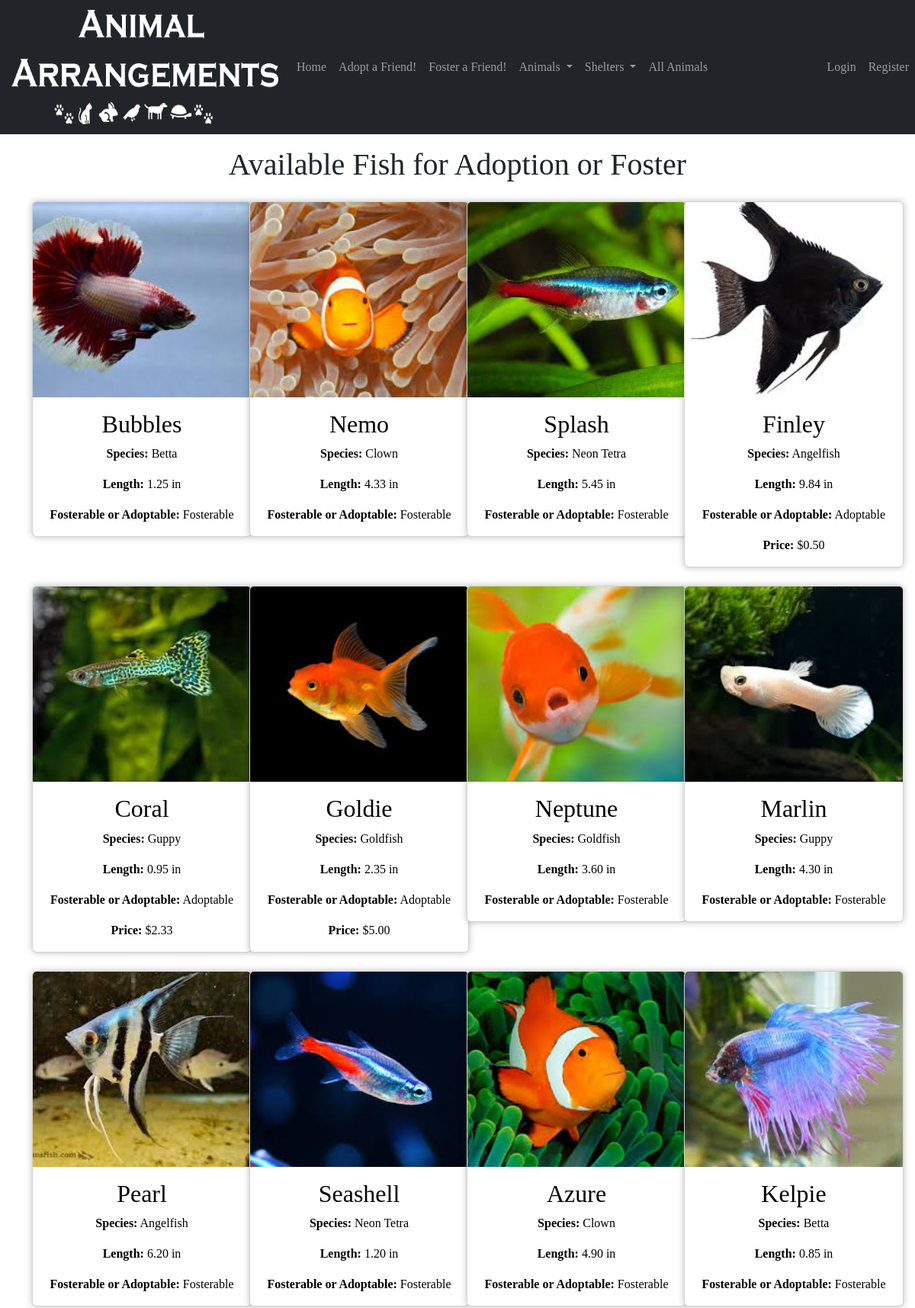
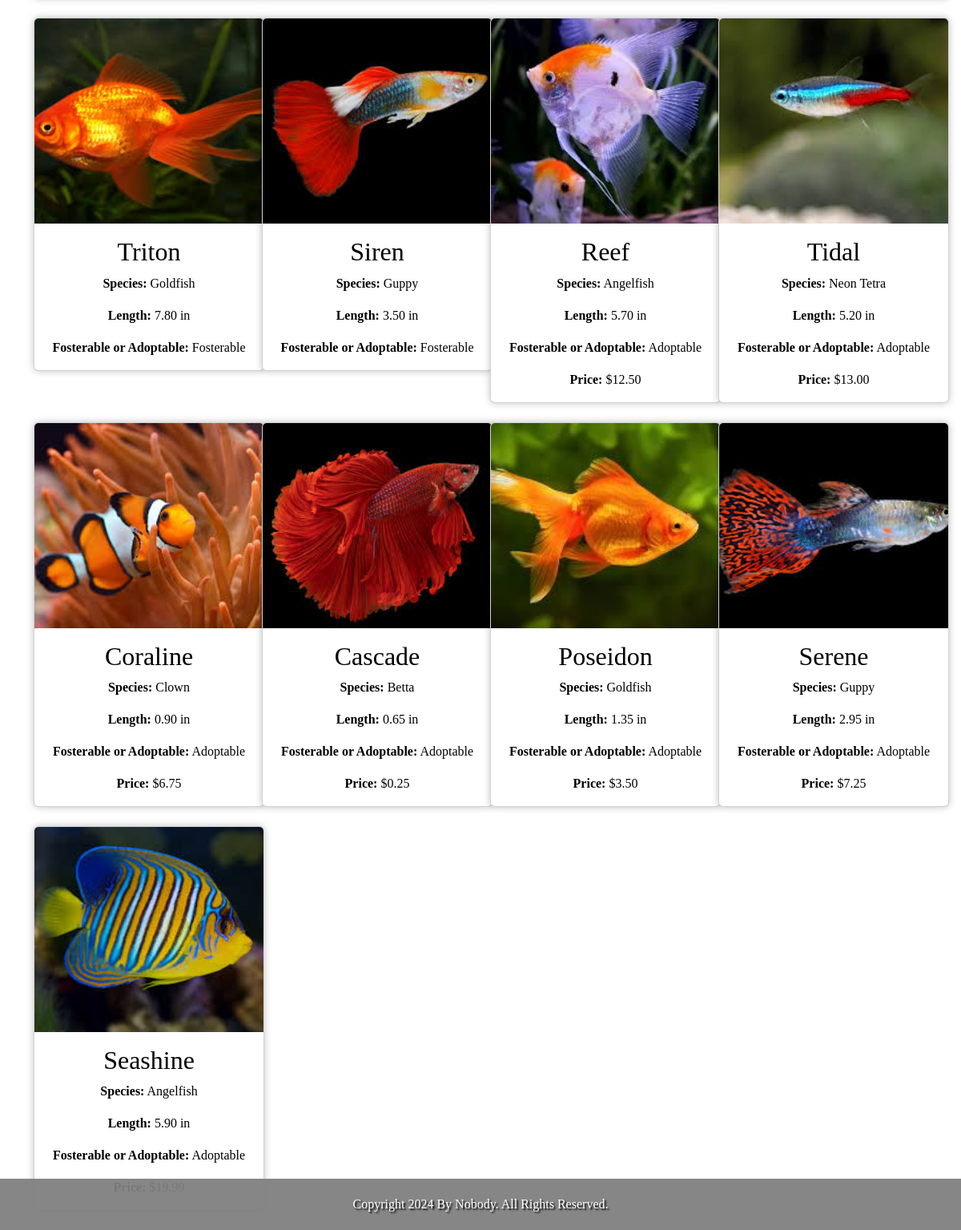
Page /fish/ on the committed database (2 pictures, top to bottom).
### animal_adoption_app/models.py (models this page shows, shortened)
class Fish(models.Model):
    animal = models.OneToOneField(Animal, on_delete=models.CASCADE, primary_key=True)
    species = models.CharField(max_length=100)
    length = models.DecimalField(max_digits=5, decimal_places=2)
    food = models.CharField(max_length=100)

class Animal(models.Model):
    id = models.AutoField(primary_key=True)
    name = models.CharField(max_length=100, unique=True)
    price = models.DecimalField(max_digits=10, decimal_places=2)
    fosterable = models.BooleanField(default=False)
    image_path = models.CharField(max_length=255, blank=True, null=True)
    SHELTER_CHOICES = [
        ('Homeward Animal Shelter', 'Homeward Animal Shelter'),
        ('Cats Cradle Shelter Inc', 'Cats Cradle Shelter Inc'),
        ('Minn-Kota PAAWS', 'Minn-Kota PAAWS'),
    ]
    shelter = models.CharField(max_length=100, choices=SHELTER_CHOICES)

### animal_adoption_app/views.py (the view)
# urls.py: path('fish/', views.fish, name='fish'),
def fish(request):
    fish = Fish.objects.all()
    return render(request, 'animal_adoption_app/fish.html', {'fish_list': fish})

### templates/animal_adoption_app/fish.html (shortened to what this page needs)
<!DOCTYPE html>
<html lang="en">
<head>
    <link href="https://cdn.jsdelivr.net/npm/bootstrap@5.3.3/dist/css/bootstrap.min.css" rel="stylesheet">
</head>
<body>
    {% load static %}
    {% include "navbar.html" %}
    <h1 class="text-center mt-3 mb-4">Available Fish for Adoption or Foster</h1>
    <div class="container">
        <div class="row row-cols-1 row-cols-md-2 row-cols-lg-3 row-cols-xl-4">
            {% for fish in fish_list %}
                <div class="col mb-4 text-center">
                    <div class="card" style="width: 18rem;">
                        <a href="{% url 'animal_detail' fish.animal.id %}" class="card-link">
                            {% if fish.animal.image_path %}
                                <img class="card-img-top" src="{% static fish.animal.image_path %}" alt="{{ fish.animal.name }} Image" alt="Card image cap">
                            {% endif %}
                            <div class="card-body">
                                <h2 class="card-title">{{ fish.animal.name }}</h2>
                                <p class="card-text"><strong>Species:</strong> {{ fish.species }}</p>
                                <p class="card-text"><strong>Length:</strong> {{ fish.length }} in</p>
                                <p class="card-text"><strong>Fosterable or Adoptable:</strong> {% if fish.animal.fosterable %}Fosterable{% else %}Adoptable{% endif %}</p>
                                {% if not fish.animal.fosterable %}
                                    <p class="card-text"><strong>Price:</strong> ${{ fish.animal.price }}</p>
                                {% endif %}
                            </div>
                        </a>
                    </div>
                </div>
            {% empty %}
                <p class="col text-center">No fish available for adoption or foster.</p>
            {% endfor %}
        </div>
    </div>
    {% include "footer.html" %}
</body>
</html>

### templates/animal_adoption_app/fish.html (style rules this page uses)
body { font-family: 'Comic Sans MS', cursive; background-color: #f4f4f4; }
.card-img-top { height: 16rem; object-fit: cover; }
.card { box-shadow: 0 0 10px rgba(0, 0, 0, 0.25); }
.card-link { text-decoration: none; }
.card-body h2, .card-body p { color: black; }

### animal_adoption_app/templates/navbar.html (style rules this page uses)
body { font-family: 'Comic Sans MS', cursive; }

### animal_adoption_app/templates/footer.html (style rules this page uses)
body { font-family: 'Comic Sans MS', cursive; }

### rows in the picture
Fish: animal_id.image_path (picture), animal.name "Bubbles", species "Betta", length "1.25", shows "Fosterable"
Fish: animal_id.image_path (picture), animal.name "Nemo", species "Clown", length "4.33", shows "Fosterable"
Fish: animal_id.image_path (picture), animal.name "Splash", species "Neon Tetra", length "5.45", shows "Fosterable"
Fish: animal_id.image_path (picture), animal.name "Finley", species "Angelfish", length "9.84", shows "Adoptable", animal.price "0.50"
Fish: animal_id.image_path (picture), animal.name "Coral", species "Guppy", length "0.95", shows "Adoptable", animal.price "2.33"
Fish: animal_id.image_path (picture), animal.name "Goldie", species "Goldfish", length "2.35", shows "Adoptable", animal.price "5.00"
Fish: animal_id.image_path (picture), animal.name "Neptune", species "Goldfish", length "3.60", shows "Fosterable"
Fish: animal_id.image_path (picture), animal.name "Marlin", species "Guppy", length "4.30", shows "Fosterable"
Fish: animal_id.image_path (picture), animal.name "Pearl", species "Angelfish", length "6.20", shows "Fosterable"
Fish: animal_id.image_path (picture), animal.name "Seashell", species "Neon Tetra", length "1.20", shows "Fosterable"
Fish: animal_id.image_path (picture), animal.name "Azure", species "Clown", length "4.90", shows "Fosterable"
Fish: animal_id.image_path (picture), animal.name "Kelpie", species "Betta", length "0.85", shows "Fosterable"
Fish: animal_id.image_path (picture), animal.name "Triton", species "Goldfish", length "7.80", shows "Fosterable"
Fish: animal_id.image_path (picture), animal.name "Siren", species "Guppy", length "3.50", shows "Fosterable"
Fish: animal_id.image_path (picture), animal.name "Reef", species "Angelfish", length "5.70", shows "Adoptable", animal.price "12.50"
Fish: animal_id.image_path (picture), animal.name "Tidal", species "Neon Tetra", length "5.20", shows "Adoptable", animal.price "13.00"
Fish: animal_id.image_path (picture), animal.name "Coraline", species "Clown", length "0.90", shows "Adoptable", animal.price "6.75"
Fish: animal_id.image_path (picture), animal.name "Cascade", species "Betta", length "0.65", shows "Adoptable", animal.price "0.25"
Fish: animal_id.image_path (picture), animal.name "Poseidon", species "Goldfish", length "1.35", shows "Adoptable", animal.price "3.50"
Fish: animal_id.image_path (picture), animal.name "Serene", species "Guppy", length "2.95", shows "Adoptable", animal.price "7.25"
Fish: animal_id.image_path (picture), animal.name "Seashine", species "Angelfish", length "5.90", shows "Adoptable"
